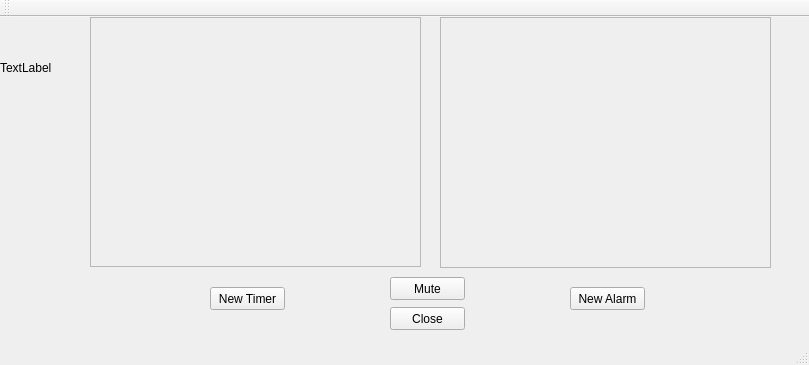
<?xml version="1.0" encoding="UTF-8"?>
<ui version="4.0">
 <class>MainWindow</class>
 <widget class="QMainWindow" name="MainWindow">
  <property name="geometry">
   <rect>
    <x>0</x>
    <y>0</y>
    <width>809</width>
    <height>365</height>
   </rect>
  </property>
  <property name="windowTitle">
   <string>MainWindow</string>
  </property>
  <widget class="QWidget" name="centralWidget">
   <widget class="QPushButton" name="closeButton">
    <property name="geometry">
     <rect>
      <x>390</x>
      <y>290</y>
      <width>75</width>
      <height>23</height>
     </rect>
    </property>
    <property name="text">
     <string>Close</string>
    </property>
   </widget>
   <widget class="QLabel" name="label">
    <property name="geometry">
     <rect>
      <x>0</x>
      <y>10</y>
      <width>151</width>
      <height>81</height>
     </rect>
    </property>
    <property name="text">
     <string>TextLabel</string>
    </property>
   </widget>
   <widget class="QPushButton" name="newTimerButton">
    <property name="geometry">
     <rect>
      <x>210</x>
      <y>270</y>
      <width>75</width>
      <height>23</height>
     </rect>
    </property>
    <property name="text">
     <string>New Timer</string>
    </property>
   </widget>
   <widget class="QScrollArea" name="timerWidgets">
    <property name="geometry">
     <rect>
      <x>90</x>
      <y>0</y>
      <width>331</width>
      <height>250</height>
     </rect>
    </property>
    <property name="widgetResizable">
     <bool>true</bool>
    </property>
    <widget class="QWidget" name="scrollAreaWidgetContents">
     <property name="geometry">
      <rect>
       <x>0</x>
       <y>0</y>
       <width>329</width>
       <height>248</height>
      </rect>
     </property>
    </widget>
   </widget>
   <widget class="QPushButton" name="newAlarmButton">
    <property name="geometry">
     <rect>
      <x>570</x>
      <y>270</y>
      <width>75</width>
      <height>23</height>
     </rect>
    </property>
    <property name="text">
     <string>New Alarm</string>
    </property>
   </widget>
   <widget class="QScrollArea" name="alarmWidgets">
    <property name="geometry">
     <rect>
      <x>440</x>
      <y>0</y>
      <width>331</width>
      <height>251</height>
     </rect>
    </property>
    <property name="widgetResizable">
     <bool>true</bool>
    </property>
    <widget class="QWidget" name="scrollAreaWidgetContents_2">
     <property name="geometry">
      <rect>
       <x>0</x>
       <y>0</y>
       <width>329</width>
       <height>249</height>
      </rect>
     </property>
    </widget>
   </widget>
   <widget class="QPushButton" name="muteButton">
    <property name="geometry">
     <rect>
      <x>390</x>
      <y>260</y>
      <width>75</width>
      <height>23</height>
     </rect>
    </property>
    <property name="text">
     <string>Mute</string>
    </property>
   </widget>
  </widget>
  <widget class="QMenuBar" name="menuBar">
   <property name="geometry">
    <rect>
     <x>0</x>
     <y>0</y>
     <width>809</width>
     <height>21</height>
    </rect>
   </property>
  </widget>
  <widget class="QToolBar" name="mainToolBar">
   <attribute name="toolBarArea">
    <enum>TopToolBarArea</enum>
   </attribute>
   <attribute name="toolBarBreak">
    <bool>false</bool>
   </attribute>
  </widget>
  <widget class="QStatusBar" name="statusBar"/>
 </widget>
 <layoutdefault spacing="6" margin="11"/>
 <resources/>
 <connections/>
</ui>
